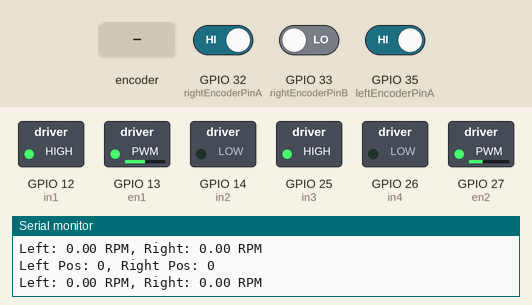
The sketch below on a simulated ESP32. Shown: switched loads named in the sketch (green lamp = pin HIGH), the last lines printed to the serial monitor. The inputs (shaded band) are chosen by the test bench; at power-on: GPIO 32 (rightEncoderPinA) HIGH, GPIO 33 (rightEncoderPinB) LOW, GPIO 35 (leftEncoderPinA) HIGH.

Above: at 0.15 s.
At 1.2 s:
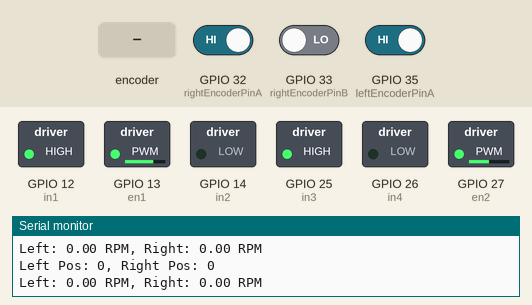
1.3 s: rotary encoder on GPIO 32 (rightEncoderPinA) / GPIO 34 (leftEncoderPinB) turned 1 step (first pin leading)
At 5.7 s:
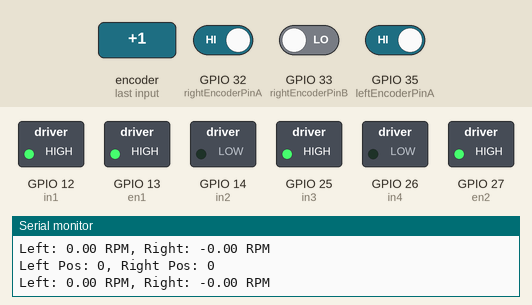
Timing chart, 0 to 7.2 s (numbered marks = the images above; inputs shaded):
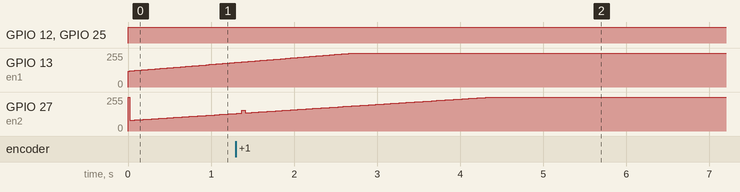

The sketch:

PID2.ino
```cpp
#include <Arduino.h>

// Motor control pins for ESP32
const int en1 = 13;
const int in1 = 12;
const int in2 = 14;
const int en2 = 27;
const int in4 = 26;
const int in3 = 25;

// Encoder pins for ESP32
const int leftEncoderPinA = 35;
const int leftEncoderPinB = 34;
const int rightEncoderPinA = 32;
const int rightEncoderPinB = 33;

// Global variables
volatile int leftPos = 0;
volatile int rightPos = 0;
volatile long prevTime = 0;

float leftV1Filt = 0;
float leftV1Prev = 0;
float rightV1Filt = 0;
float rightV1Prev = 0;

float leftEIntegral = 0;
float rightEIntegral = 0;

// PID constants
float Kp = 1.2;  // Fine-tune proportional gain
float Ki = 0.5;  // Fine-tune integral gain
float Kd = 0.0;  // Add a derivative gain

float Kpr = 0.8;
float Kir = 0.4;
float Kdr = 0.1;

// Function prototypes
void readLeftEncoder();
void readRightEncoder();
void setMotor(int dir, int pwmVal, int pwm, int in1, int in2);

void setup() {
  Serial.begin(115200);

  // Setup motor control pins
  pinMode(en1, OUTPUT);
  pinMode(in1, OUTPUT);
  pinMode(in2, OUTPUT);
  pinMode(en2, OUTPUT);
  pinMode(in3, OUTPUT);
  pinMode(in4, OUTPUT);

  // Setup encoder pins
  pinMode(leftEncoderPinA, INPUT);
  pinMode(leftEncoderPinB, INPUT);
  pinMode(rightEncoderPinA, INPUT);
  pinMode(rightEncoderPinB, INPUT);

  // Attach interrupt for encoders
  attachInterrupt(digitalPinToInterrupt(leftEncoderPinA), readLeftEncoder, RISING);
  attachInterrupt(digitalPinToInterrupt(rightEncoderPinA), readRightEncoder, RISING);

  prevTime = micros();
}
float leftPrevError = 0;
float rightPrevError = 0;

void loop() {
  // Read and compute velocities for both motors
  long currentTime = micros();
  float deltaTime = (currentTime - prevTime) / 1.0e6;
  prevTime = currentTime;

  int leftPosCopy, rightPosCopy;
  noInterrupts(); // Disable interrupts to safely read shared variables
  leftPosCopy = leftPos;
  rightPosCopy = rightPos;
  leftPos = 0;  // Reset for next interval
  rightPos = 0; // Reset for next interval
  interrupts(); // Re-enable interrupts

  // Compute velocities
  float leftV1 = (float) leftPosCopy / deltaTime;
  float rightV1 = (float) rightPosCopy / deltaTime;

  // Print raw encoder counts for debugging
  Serial.print("Left Pos: ");
  Serial.print(leftPosCopy);
  Serial.print(", Right Pos: ");
  Serial.println(rightPosCopy);

  // Low-pass filter for velocities (25 Hz cutoff)
  leftV1Filt = 0.854 * leftV1Filt + 0.0728 * leftV1 + 0.0728 * leftV1Prev;
  leftV1Prev = leftV1;
  rightV1Filt = 0.854 * rightV1Filt + 0.0728 * rightV1 + 0.0728 * rightV1Prev;
  rightV1Prev = rightV1;

  // Target speed (e.g., 100 RPM)
  float targetSpeed = 100.0;

  // PID control for left motor
  float leftError = targetSpeed - leftV1Filt;
  leftEIntegral += leftError * deltaTime;
  float leftUDerivative = (leftError - leftPrevError) / deltaTime;
  float leftU = Kp * leftError + Ki * leftEIntegral + Kd * leftUDerivative;
  leftPrevError = leftError;

  // PID control for right motor
  float rightError = targetSpeed - rightV1Filt;
  rightEIntegral += rightError * deltaTime;
  float rightUDerivative = (rightError - rightPrevError) / deltaTime;
  float rightU = Kpr * rightError + Kir * rightEIntegral + Kdr * rightUDerivative;
  rightPrevError = rightError;

  // Set motor speeds and directions
  int leftDir = (leftU < 0) ? -1 : 1;
  int leftPwm = min(abs((int) leftU), 255);
  setMotor(leftDir, leftPwm, en1, in1, in2);

  int rightDir = (rightU < 0) ? -1 : 1;
  int rightPwm = min(abs((int) rightU), 255);
  setMotor(rightDir, rightPwm, en2, in3, in4);

  // Debug output
  Serial.print("Left: ");
  Serial.print(leftV1Filt);
  Serial.print(" RPM, Right: ");
  Serial.print(rightV1Filt);
  Serial.println(" RPM");

  delay(20); // Small delay to prevent overwhelming the serial output
}


void setMotor(int dir, int pwmVal, int pwm, int in1, int in2) {
  analogWrite(pwm, pwmVal); // Set motor speed
  if (dir == 1) {
    // Move forward
    digitalWrite(in1, HIGH);
    digitalWrite(in2, LOW);
  } else {
    // Move backward
    digitalWrite(in1, LOW);
    digitalWrite(in2, HIGH);
  }
}

void readLeftEncoder() {
  // Read left encoder B to determine direction
  int b = digitalRead(leftEncoderPinB);
  int increment = (b > 0) ? 1 : -1;
  leftPos += increment;
}

void readRightEncoder() {
  // Read right encoder B to determine direction
  int b = digitalRead(rightEncoderPinB);
  int increment = (b > 0) ? 1 : -1;
  rightPos += increment;
}
```
